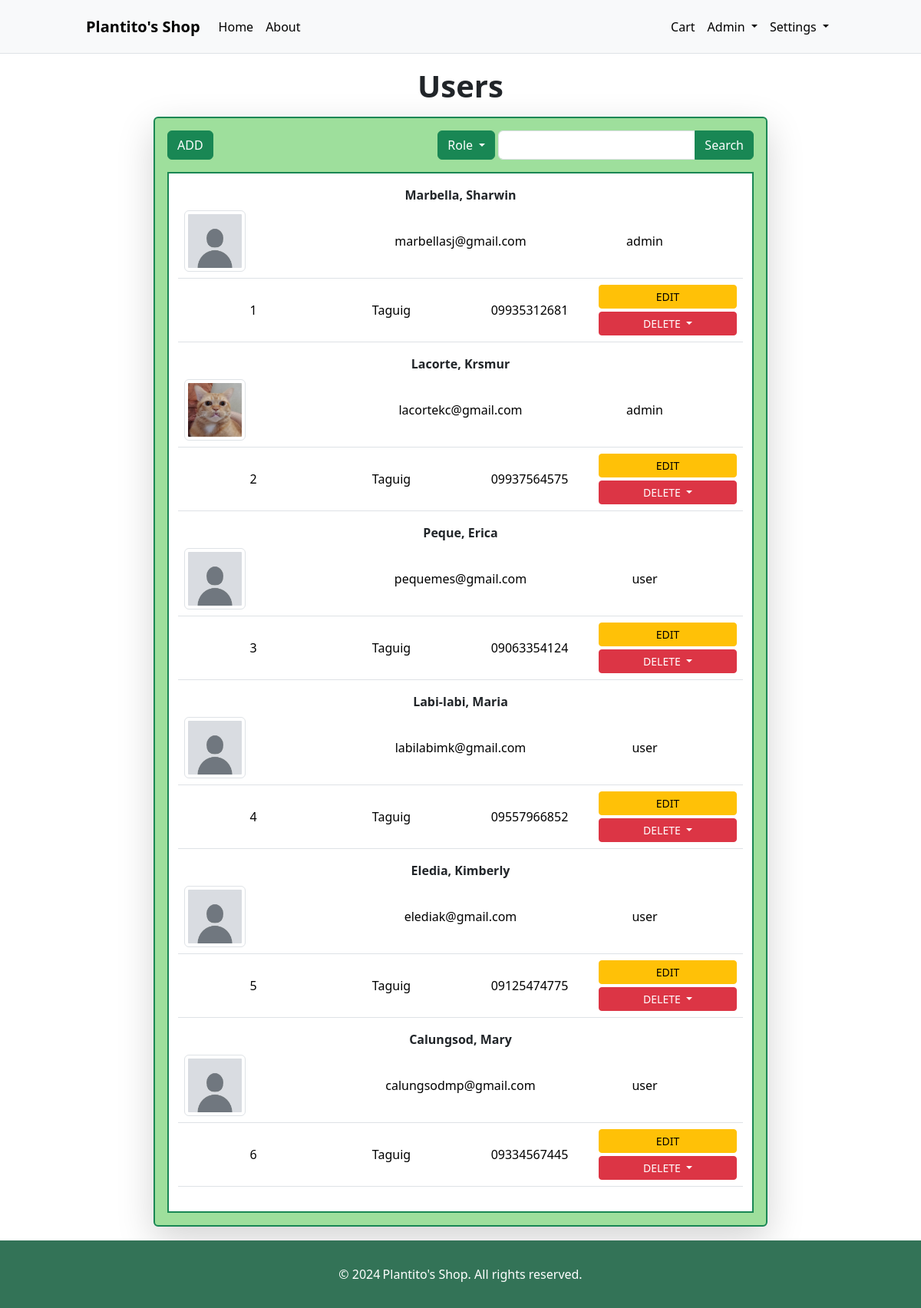
The app's page /user/index.php (signed in) with its own data.
### tables this page shows
CREATE TABLE user (
    user_id INT NOT NULL PRIMARY KEY AUTO_INCREMENT,
    email char(64),
    password varchar(64),
    lname varchar(32) NOT NULL,
    fname varchar(32),
    addressline TEXT,
    phone varchar(16),
    pfp_path varchar(128),
    role_id INT NOT NULL
);

CREATE TABLE role(
    role_id INT NOT NULL PRIMARY KEY AUTO_INCREMENT,
    description varchar(32)
);

### user/index.php (the view, shortened to what this page needs)
<?php
    include('../includes/config.php');
    include('../includes/headerBS.php');
    $sql = "SELECT u.user_id, u.lname, u.fname, u.email, u.addressline, u.phone, u.pfp_path, r.description FROM user u INNER JOIN role r ON u.role_id = r.role_id";
    $result = mysqli_query($conn, $sql);
?>
<!DOCTYPE html>
<html lang="en">
<head>
    <link href="https://cdn.jsdelivr.net/npm/bootstrap@5.3.3/dist/css/bootstrap.min.css" rel="stylesheet">
</head>
<body>
    <h1 class="text-center p-2 fw-bold">Users</h1>
    <div class="container-sm outer-box p-3 mb-3 shadow-lg  border border-success border-2 rounded">
        <div class="row top-header pb-3 justify-content-between">
            <div class="col-4 d-flex align-items-center justify-content-start">
                <form action="register.php" method="post">
                    <button class="btn btn-success" name="add_user">ADD</button>
                </form>
            </div>
            <div class="col-8 d-flex align-items-center justify-content-end gap-1">
                <div class="btn-group">
                    <button type="button" class="btn btn-success dropdown-toggle" data-bs-toggle="dropdown" aria-expanded="false">
                        Role
                    </button>
                </div>
                <form action="" method="get" class="d-inline-block">
                    <div class="input-group">
                        <input type="text" class="form-control" name="search">
                        <button class="btn btn-success">Search</button>
                    </div>
                </form>
            </div>
        </div>
        <div class="container inner-box border border-success border-2 py-3 px-4">
        <?php
        if($result->num_rows!=0){
            while($row = mysqli_fetch_array($result)){
                echo "
                    <table class=\"table text-center \">
                        <tr class=\"details row d-grid\">
                            <td class=\"col d-flex d-flex align-items-center\">
                                <div class=\"col d-grid align-items-center\">
                                    <img class=\"img-thumbnail image-admin-css\" src=\"{$row['pfp_path']}\" style=\"object-fit: cover;\">
                                </div>
                                <div class=\"col d-grid align-items-center text-wrap\">{$row['email']}</div>
                                <div class=\"col d-grid align-items-venter text-wrap\">{$row['description']}</div>
                            </td>
                            <div class=\"col d-grid align-items-start text-wrap justify-content-center fw-bold\">{$row['lname']}, {$row['fname']}</div>
                            <td class=\"col d-flex align-items-center\">
                                <div class=\"col d-grid align-items-center text-wrap\">{$row['user_id']}</div>
                                <div class=\"col d-grid align-items-center text-wrap\">{$row['addressline']}</div>
                                <div class=\"col d-grid align-items-center text-wrap\">{$row['phone']}</div>
                                <div class=\"col d-grid align-items-center\">
                                    <div class=\"row d-grid gap-1\">
                                        <form action=\"edit.php\" method=\"post\">
                                            <button class=\"btn btn-warning btn-sm w-100\" name=\"update_id\" value=\"{$row['user_id']}\">EDIT</button>
                                        </form>
                                        <div class=\"dropdown d-block\">
                                            <button class=\"btn btn-danger btn-sm w-100 dropdown-toggle\" type=\"button\" data-bs-toggle=\"dropdown\" aria-expanded=\"false\">
                                                DELETE
                                            </button>
                                                    <button class=\"dropdown-item btn-sm w-100\" name=\"delete_id\" value=\"{$row['user_id']}\">YES</button>
                                                    <button class=\"dropdown-item btn-sm w-100\" name=\"no\" value=\"{$row['user_id']}\">NO</button>
                                        </div>
                                    </div>
                                </div>
                            </td>
                        </tr>
                    </table>
                ";
            }
        }else{
            echo "<p class=\"text-center mt-2 fw-bold\">No users found.</p>";
        }
        ?>
        </div>
    </div>
</body>
</html>
<?php
    include('../includes/footer.php');
?>

### includes/headerBS.php (shortened to what this page needs)
<link rel="stylesheet" href="https://cdn.jsdelivr.net/npm/bootstrap-icons@1.11.3/font/bootstrap-icons.min.css">
<nav class="navbar navbar-expand-sm bg-body-tertiary site-header border-bottom">
    <div class="container-fluid" style="max-width: 1000px;">
        <a class="navbar-brand fw-bold green-hover" href="/plantitoshop/">Plantito's Shop</a>
        <div class="collapse navbar-collapse" id="navbarSupportedContent">
            <ul class="navbar-nav me-auto mb-2 mb-sm-0">
                <li class="nav-item">
                    <a class="nav-link green-hover" href="/plantitoshop/">Home</a>
                </li>
                <li class="nav-item">
                    <a class="nav-link green-hover" href="/plantitoshop/about.php">About</a>
                </li>
            </ul>
            <ul class="navbar-nav mb-2 mb-sm-0">
                <li class="nav-item">
                    <a class="nav-link green-hover position-relative" href="/plantitoshop/view_cart.php">Cart
                    </a>
                </li>
                <?php
                    if($_SESSION['roleDesc'] == "admin"){
                        echo "<li class=\"nav-item dropdown\">
                            <a class=\"nav-link dropdown-toggle green-hover\" href=\"#\" role=\"button\" data-bs-toggle=\"dropdown\" aria-expanded=\"false\">
                                Admin
                            </a>
                            <ul class=\"dropdown-menu\">
                                <li><a class=\"dropdown-item\" href=\"/plantitoshop/user/\">Users</a></li>
                                <li><a class=\"dropdown-item\" href=\"/plantitoshop/order/\">Orders</a></li>
                                <li><a class=\"dropdown-item\" href=\"/plantitoshop/product/\">Products</a></li>
                                <li><a class=\"dropdown-item\" href=\"/plantitoshop/review/\">Reviews</a></li>
                            </ul>
                        </li>";
                    }
                    if($_SESSION['roleDesc'] == "admin" || $_SESSION['roleDesc'] == "user"){
                        $sql = "SELECT lname, fname, pfp_path FROM user WHERE user_id = {$_SESSION['user_id']}";
                        $DBpath = mysqli_query($conn, $sql);
                        while($row = mysqli_fetch_array($DBpath)){
                            $settingFname = $row['fname'];
                            $settingLname = $row['lname'];
                            $settingPath = "/plantitoshop/user/".$row['pfp_path'];
                        }
                        echo "<li class=\"nav-item dropdown\">
                                <a class=\"nav-link dropdown-toggle green-hover\" href=\"#\" role=\"button\" data-bs-toggle=\"dropdown\" aria-expanded=\"false\">
                                    Settings
                                </a>
                                <ul class=\"dropdown-menu dropdown-menu-end dropdown-menu-sm-start\">
                                    <li class=\"text-center p-2\">
                                        <img src=\"$settingPath\" class=\"rounded-circle\" style=\"width: 50px; height: 50px; object-fit: cover;\">
                                        <div class=\"fw-bold text-wrap\">$settingFname $settingLname</div>
                                    </li>
                                    <li><hr class=\"dropdown-divider\"></li>
                                    <li><a class=\"dropdown-item\" href=\"/plantitoshop/orders.php\">History</a></li>
                                    <li><a class=\"dropdown-item\" href=\"/plantitoshop/user/profile.php\">Profile</a></li>
                                    <li><a class=\"dropdown-item\" href=\"/plantitoshop/user/security.php\">Security</a></li>
                                    <li><hr class=\"dropdown-divider\"></li>
                                    <li><a class=\"dropdown-item\" href=\"/plantitoshop/user/logout.php\">Logout</a></li>
                                </ul>
                            </li>";
                    }else{
                        echo "<li class=\"nav-item\">
                                <form action=\"\" method=\"post\"><button class=\"nav-link green-hover\" name=\"login\">Login</button></form>
                            </li>";
                    }
                ?>
            </ul>
        </div>
    </div>
</nav>

### includes/footer.php
<footer>
    <div class="footer">&copy;
        <?php
            $date = date('Y');
            echo "{$date}";
        ?>
    <span> Plantito's Shop. All rights reserved.</span></div>
</footer>

### records on screen
user: pfp_path (placeholder picture), email "marbellasj@gmail.com", role.description "admin", lname "Marbella", fname "Sharwin", user_id "1", addressline "Taguig", phone "09935312681"
user: pfp_path (picture), email "lacortekc@gmail.com", role.description "admin", lname "Lacorte", fname "Krsmur", user_id "2", addressline "Taguig", phone "09937564575"
user: pfp_path (placeholder picture), email "pequemes@gmail.com", role.description "user", lname "Peque", fname "Erica", user_id "3", addressline "Taguig", phone "09063354124"
user: pfp_path (placeholder picture), email "labilabimk@gmail.com", role.description "user", lname "Labi-labi", fname "Maria", user_id "4", addressline "Taguig", phone "09557966852"
user: pfp_path (placeholder picture), email "elediak@gmail.com", role.description "user", lname "Eledia", fname "Kimberly", user_id "5", addressline "Taguig", phone "09125474775"
user: pfp_path (placeholder picture), email "calungsodmp@gmail.com", role.description "user", lname "Calungsod", fname "Mary", user_id "6", addressline "Taguig", phone "09334567445"
